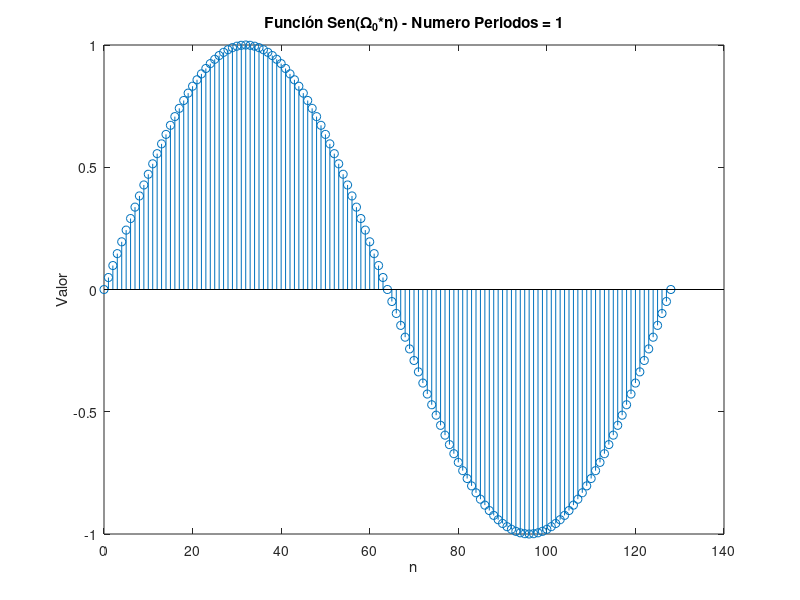
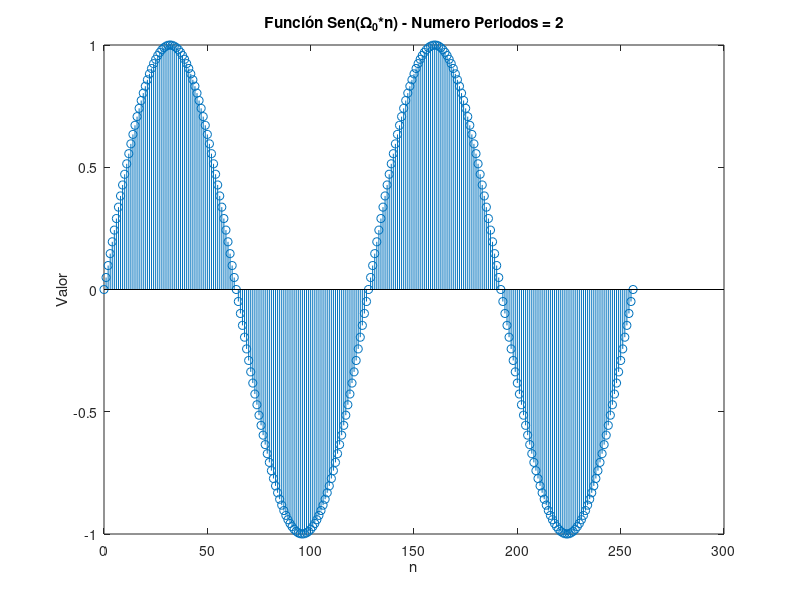
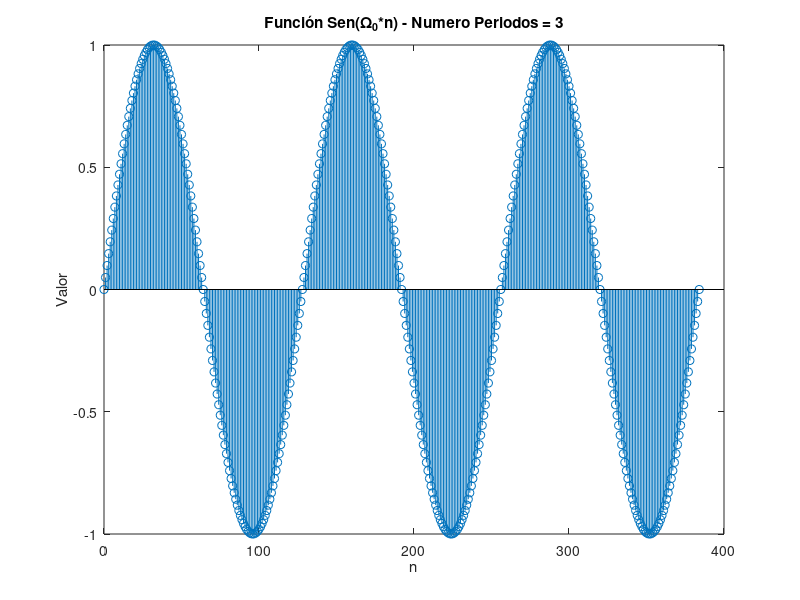
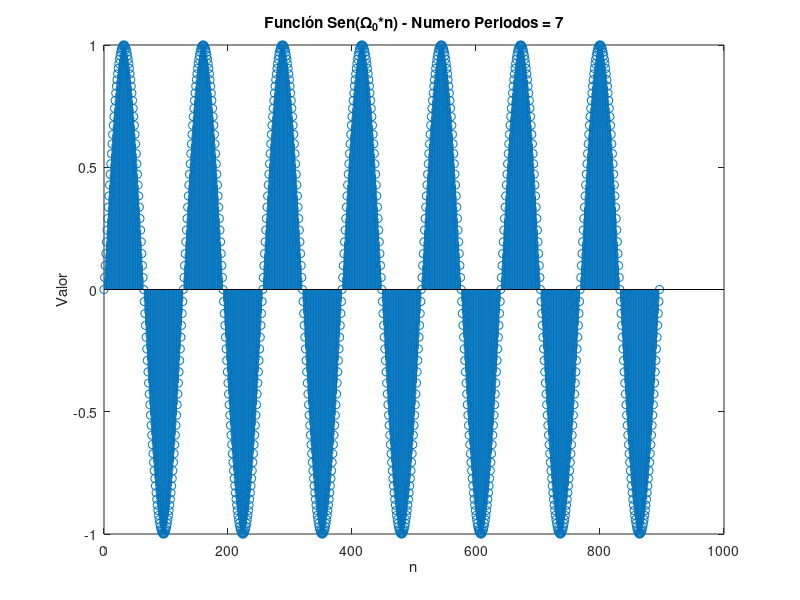

MATLAB code for these plots, in order:

%Prueas iniciales sore la señal sinusoidal
close all
clc
clear all

%% Creación de la señal Seno con un periodo
omega=2*pi/128; N=128; %frecuencia y período

NP=1; %numero de periodos deseados en la función
n1=0:1:N*NP; %eje de tiempo discreto

y1=sin(omega*n1); %funció sinusoidal para un período

%Diujo de la función
figure, stem(n1,y1)
title(['Función Sen(\Omega_0*n) - Numero Periodos = ' num2str(NP)'] )
xlabel('n')
ylabel('Valor')

%% Creación de la señal Seno con dos períodos
NP=2; %numero de periodos deseados en la función
n2=0:1:N*NP; %eje de tiempo discreto

y2=sin(omega*n2); %funció sinusoidal para un período

%Diujo de la función
figure, stem(n2,y2)
title(['Función Sen(\Omega_0*n) - Numero Periodos = ' num2str(NP)'] )
xlabel('n')
ylabel('Valor')

%% Creación de la señal Seno con tres períodos
NP=3; %numero de periodos deseados en la función
n3=0:1:N*NP; %eje de tiempo discreto

y3=sin(omega*n3); %funció sinusoidal para un período

%Diujo de la función
figure, stem(n3,y3)
title(['Función Sen(\Omega_0*n) - Numero Periodos = ' num2str(NP)'] )
xlabel('n')
ylabel('Valor')

%% Creación de la Señal Seno para cualquier número de períodos
% NPg numero de períodos deseado
NPg=7;
ng=0:1:N*NPg;
yg=sin(omega*ng); %funció sinusoidal

%Diujo de la función
figure, stem(ng,yg)
title(['Función Sen(\Omega_0*n) - Numero Periodos = ' num2str(NPg)'] )
xlabel('n')
ylabel('Valor')

%% Calculo de la FFT utilizando el software Matla
%y código de la DFT
%1. Utilizando código de la expresión DFT

%determinamos el numero de muestras que deseamos

per=1;
if per<=3
    N=length(eval(['n' num2str(per)]))-1;
    y=eval(['y' num2str(per)]);
else
    N=length(ng)-1;
    y=yg;
end

contt=0;% conteo de operaciones
ck1=zeros(1,N);%Acumulador para la sumatoria
for k=0:N-1, %lazo para "k"
    for n=0:N-1, %lazo para la "n"
        %formula con acumulacion
        ck1(1,k+1)=ck1(1,k+1)+(1/N)*y(1,n+1)*exp(-1j*k*((2*pi)/N)*n);
    contt=contt+1;%incremento del contador
    end
end
kk=0:N-1;
figure, stem(kk, real(ck1))
title(['DFT - Parte Real - para ' num2str(per) ' período, con N = ' num2str(N)])
figure, stem(kk,imag(ck1))
title(['DFT - Parte Imaginaria - para ' num2str(per) ' período, con N = ' num2str(N)])
contt

%% 

%como la señal es y
y_fft=fft(y);
isreal(y_fft)%es una señal con componentes complejas

%dibujamos las dos componentes (real - imaginario)
figure,stem(real(y_fft))
title('Parte real de la FFT')
figure,stem(imag(y_fft))
title('Parte imaginaria de la FFT')

%Con FFT Shift
y_fft2=fftshift(y_fft);
%dibujamos las dos componentes de FFTSHIFT (real - imaginario)
figure,stem(real(y_fft2))
title('Parte real de la FFT SHIFT')
figure,stem(imag(y_fft2))
title('Parte imaginaria de la FFT SHIFT')



%dividimos entre el numero de muestras - SIN FFTSHIFT
figure,stem((1/floor(length(y_fft)))*real(y_fft))
title('Parte real de la FFT')
figure,stem((1/floor(length(y_fft)))*imag(y_fft))
title('Parte imaginaria de la FFT')
figure, stem((1/floor(length(y_fft)))*abs(y_fft))
title('Magnitud de la FFT')

%dividimos entre el numero de muestras - CON FFTSHIFT
figure,stem((1/floor(length(y_fft2)))*real(y_fft2))
title('Parte real de la FFTSHIFT')
figure,stem((1/floor(length(y_fft2)))*imag(y_fft2))
title('Parte imaginaria de la FFTSHIFT')
figure, stem((1/floor(length(y_fft2)))*abs(y_fft2))
title('Magnitud de la FFTSHIFT')



%tenemos que construir el eje de frecuencias
fs=200;
freq_eje=(fs)*linspace(0,1,length(y_fft));

figure,stem(freq_eje,(1/floor(length(y_fft)))*abs(y_fft))